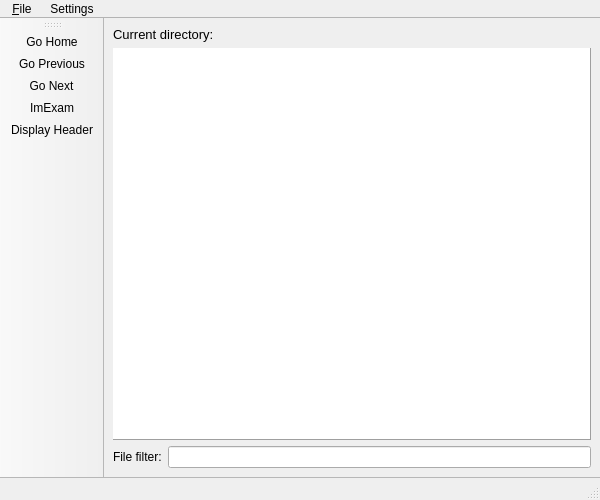
<?xml version="1.0" encoding="UTF-8"?>
<ui version="4.0">
 <class>MainWindow</class>
 <widget class="QMainWindow" name="MainWindow">
  <property name="geometry">
   <rect>
    <x>0</x>
    <y>0</y>
    <width>600</width>
    <height>500</height>
   </rect>
  </property>
  <property name="sizePolicy">
   <sizepolicy hsizetype="Expanding" vsizetype="Expanding">
    <horstretch>1</horstretch>
    <verstretch>1</verstretch>
   </sizepolicy>
  </property>
  <property name="focusPolicy">
   <enum>Qt::NoFocus</enum>
  </property>
  <property name="contextMenuPolicy">
   <enum>Qt::NoContextMenu</enum>
  </property>
  <property name="windowTitle">
   <string>QAD</string>
  </property>
  <property name="styleSheet">
   <string notr="true"/>
  </property>
  <widget class="QWidget" name="centralwidget">
   <property name="sizePolicy">
    <sizepolicy hsizetype="Preferred" vsizetype="Preferred">
     <horstretch>1</horstretch>
     <verstretch>1</verstretch>
    </sizepolicy>
   </property>
   <layout class="QVBoxLayout" name="verticalLayout_2">
    <item>
     <layout class="QVBoxLayout" name="verticalLayout" stretch="0,0,0">
      <item>
       <layout class="QHBoxLayout" name="horizontalLayout">
        <item>
         <widget class="QLabel" name="label_3">
          <property name="sizePolicy">
           <sizepolicy hsizetype="Minimum" vsizetype="Preferred">
            <horstretch>0</horstretch>
            <verstretch>0</verstretch>
           </sizepolicy>
          </property>
          <property name="font">
           <font>
            <pointsize>10</pointsize>
           </font>
          </property>
          <property name="text">
           <string>Current directory:</string>
          </property>
         </widget>
        </item>
        <item>
         <widget class="QLabel" name="dirLabel">
          <property name="sizePolicy">
           <sizepolicy hsizetype="Expanding" vsizetype="Preferred">
            <horstretch>0</horstretch>
            <verstretch>0</verstretch>
           </sizepolicy>
          </property>
          <property name="font">
           <font>
            <pointsize>10</pointsize>
           </font>
          </property>
          <property name="text">
           <string/>
          </property>
          <property name="alignment">
           <set>Qt::AlignLeading|Qt::AlignLeft|Qt::AlignVCenter</set>
          </property>
          <property name="margin">
           <number>0</number>
          </property>
         </widget>
        </item>
       </layout>
      </item>
      <item>
       <widget class="QTreeView" name="treeView">
        <property name="sizePolicy">
         <sizepolicy hsizetype="Expanding" vsizetype="Expanding">
          <horstretch>1</horstretch>
          <verstretch>1</verstretch>
         </sizepolicy>
        </property>
        <property name="frameShape">
         <enum>QFrame::Panel</enum>
        </property>
        <property name="frameShadow">
         <enum>QFrame::Raised</enum>
        </property>
        <property name="alternatingRowColors">
         <bool>true</bool>
        </property>
        <property name="selectionMode">
         <enum>QAbstractItemView::ExtendedSelection</enum>
        </property>
        <property name="sortingEnabled">
         <bool>true</bool>
        </property>
        <property name="allColumnsShowFocus">
         <bool>false</bool>
        </property>
        <attribute name="headerShowSortIndicator" stdset="0">
         <bool>true</bool>
        </attribute>
        <attribute name="headerStretchLastSection">
         <bool>true</bool>
        </attribute>
       </widget>
      </item>
      <item>
       <layout class="QHBoxLayout" name="bottomButtonBar">
        <item>
         <widget class="QLabel" name="label">
          <property name="text">
           <string>File filter:</string>
          </property>
         </widget>
        </item>
        <item>
         <widget class="QLineEdit" name="fileFilterBox">
          <property name="toolTip">
           <string>Enter file filter(s), separated by commas</string>
          </property>
         </widget>
        </item>
       </layout>
      </item>
     </layout>
    </item>
   </layout>
  </widget>
  <widget class="QMenuBar" name="menubar">
   <property name="geometry">
    <rect>
     <x>0</x>
     <y>0</y>
     <width>600</width>
     <height>22</height>
    </rect>
   </property>
   <property name="autoFillBackground">
    <bool>false</bool>
   </property>
   <property name="styleSheet">
    <string notr="true">QMenuBar {
    background: transparent;
    border-bottom: 1px solid rgb(179, 179, 179);
}

QMenuBar::item {
    spacing: 3px;
    padding: 2px 6px;
    background: transparent;
}</string>
   </property>
   <property name="nativeMenuBar">
    <bool>false</bool>
   </property>
   <widget class="QMenu" name="menuFile">
    <property name="title">
     <string>&amp;File</string>
    </property>
    <addaction name="actionOpenDirectory"/>
   </widget>
   <widget class="QMenu" name="menuSettings">
    <property name="title">
     <string>Settings</string>
    </property>
    <addaction name="actionSaveSettings"/>
    <addaction name="actionDisplaySettings"/>
    <addaction name="actionPhotometrySettings"/>
    <addaction name="actionPlotSettings"/>
   </widget>
   <addaction name="menuFile"/>
   <addaction name="menuSettings"/>
  </widget>
  <widget class="QToolBar" name="toolBar">
   <property name="contextMenuPolicy">
    <enum>Qt::NoContextMenu</enum>
   </property>
   <property name="windowTitle">
    <string>QAD Tool Bar</string>
   </property>
   <property name="iconSize">
    <size>
     <width>22</width>
     <height>22</height>
    </size>
   </property>
   <property name="floatable">
    <bool>false</bool>
   </property>
   <attribute name="toolBarArea">
    <enum>LeftToolBarArea</enum>
   </attribute>
   <attribute name="toolBarBreak">
    <bool>false</bool>
   </attribute>
   <addaction name="actionGoHome"/>
   <addaction name="actionGoPrevious"/>
   <addaction name="actionGoNext"/>
   <addaction name="actionImExam"/>
   <addaction name="actionDisplayHeader"/>
  </widget>
  <widget class="QStatusBar" name="statusBar">
   <property name="font">
    <font>
     <pointsize>11</pointsize>
    </font>
   </property>
   <property name="autoFillBackground">
    <bool>false</bool>
   </property>
   <property name="styleSheet">
    <string notr="true">#statusBar {
    border-top: 1px solid rgb(183, 183, 183)
}</string>
   </property>
   <property name="sizeGripEnabled">
    <bool>true</bool>
   </property>
  </widget>
  <action name="actionOpenDirectory">
   <property name="text">
    <string>&amp;Open Directory</string>
   </property>
   <property name="toolTip">
    <string>Open Directory</string>
   </property>
  </action>
  <action name="actionGoPrevious">
   <property name="text">
    <string>Go Previous</string>
   </property>
   <property name="toolTip">
    <string>Navigate up a directory</string>
   </property>
  </action>
  <action name="actionGoNext">
   <property name="text">
    <string>Go Next</string>
   </property>
   <property name="toolTip">
    <string>Navigate down a directory</string>
   </property>
  </action>
  <action name="actionGoHome">
   <property name="text">
    <string>Go Home</string>
   </property>
   <property name="toolTip">
    <string>Navigate to home</string>
   </property>
  </action>
  <action name="actionPhotometrySettings">
   <property name="text">
    <string>Photometry settings...</string>
   </property>
   <property name="toolTip">
    <string>Set ImExam parameters</string>
   </property>
  </action>
  <action name="actionSpectralCutSettings">
   <property name="text">
    <string>Spectral cut settings...</string>
   </property>
   <property name="toolTip">
    <string>Set spectral cut parameters</string>
   </property>
  </action>
  <action name="actionDisplaySettings">
   <property name="text">
    <string>Display settings...</string>
   </property>
   <property name="toolTip">
    <string>Set display parameters</string>
   </property>
  </action>
  <action name="actionSaveSettings">
   <property name="text">
    <string>Save current settings</string>
   </property>
   <property name="toolTip">
    <string>Save current settings as default</string>
   </property>
  </action>
  <action name="actionImExam">
   <property name="text">
    <string>ImExam</string>
   </property>
   <property name="toolTip">
    <string>Launch ImExam in DS9 window</string>
   </property>
  </action>
  <action name="actionDisplayHeader">
   <property name="text">
    <string>Display Header</string>
   </property>
   <property name="toolTip">
    <string>Display FITS headers</string>
   </property>
  </action>
  <action name="actionPlotSettings">
   <property name="text">
    <string>Plot settings...</string>
   </property>
  </action>
 </widget>
 <resources/>
 <connections/>
</ui>
